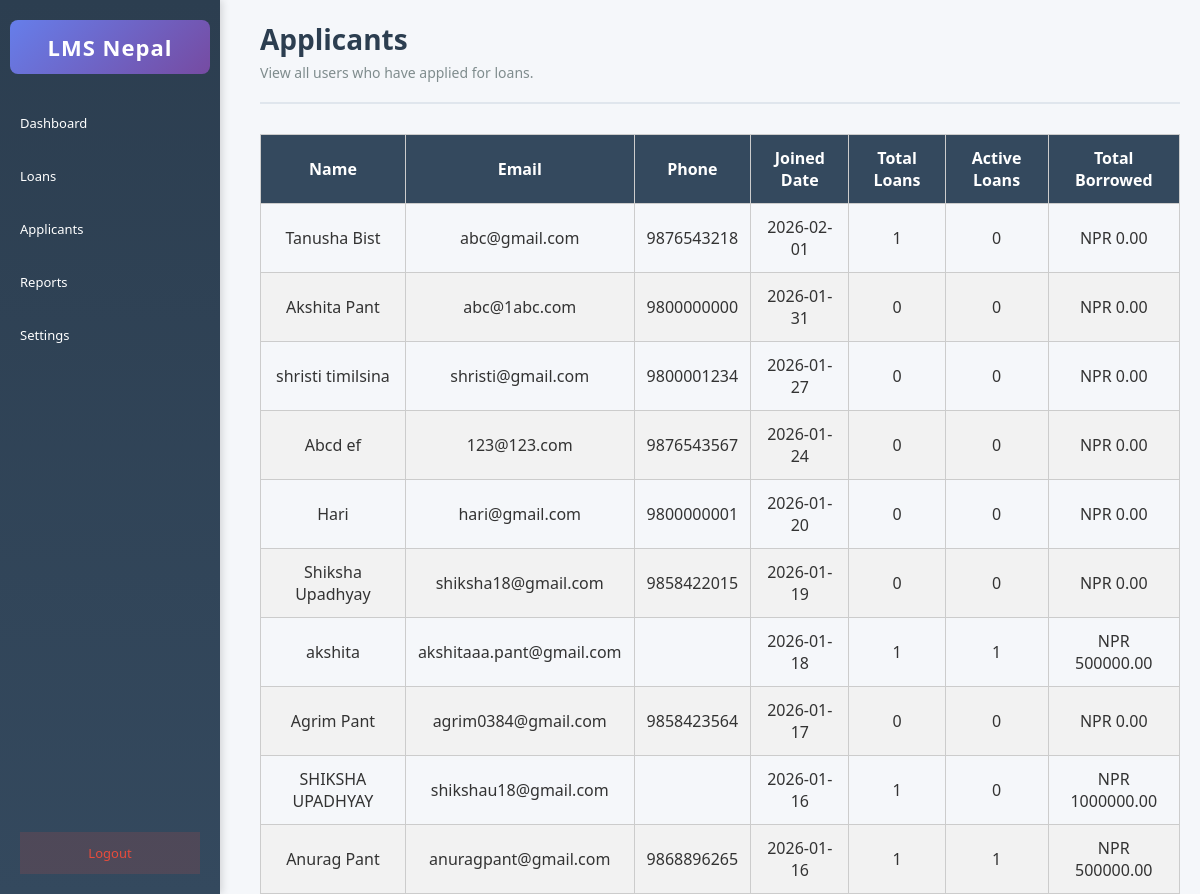
/applicants/ (signed in), run on the app's committed database.
### core/models.py (models this page shows, shortened)
class Member(models.Model):
    user = models.OneToOneField(User, on_delete=models.CASCADE)
    phone = models.CharField(max_length=15)
    address = models.TextField()
    dob = models.DateField(null=True, blank=True)
    occupation = models.CharField(max_length=100, blank=True)
    monthly_income = models.DecimalField(max_digits=10, decimal_places=2, null=True, blank=True)
    joined_date = models.DateField(auto_now_add=True)

### core/views.py (the view)
# urls.py: path('applicants/', views.admin_applicants, name='admin_applicants'),
@login_required
def admin_applicants(request):
    if not request.user.is_staff:
        return redirect('login')
    members = Member.objects.all().order_by('-joined_date')
    member_data = []
    for member in members:
        total_loans = Loan.objects.filter(member=member).count()
        active_loans = Loan.objects.filter(member=member, status='approved').count()
        total_borrowed = Loan.objects.filter(
            member=member,
            status__in=['approved', 'closed']
        ).aggregate(total=Sum('amount'))['total'] or 0
        member_data.append({
            'member': member,
            'total_loans': total_loans,
            'active_loans': active_loans,
            'total_borrowed': total_borrowed,
        })
    context = {
        'member_data': member_data,
    }
    return render(request, 'core/admin_applicants.html', context)

### core/templates/core/admin_applicants.html (shortened to what this page needs)
{% load static %}
<link rel="stylesheet" href="{% static 'core/dashboard.css' %}">
<!DOCTYPE html>
<html lang="en">
<head>
</head>
<body>
  <aside class="sidebar">
    <div class="logo">LMS Nepal</div>
    <ul>
      <li><a href="{% url 'admin_dashboard' %}">Dashboard</a></li>
      <li><a href="{% url 'admin_loans' %}">Loans</a></li>
      <li><a href="{% url 'admin_applicants' %}">Applicants</a></li>
      <li><a href="{% url 'admin_reports' %}">Reports</a></li>
      <li><a href="{% url 'admin_settings' %}">Settings</a></li>
      <li><a href="{% url 'logout' %}" class="logout-btn">Logout</a></li>
    </ul>
  </aside>
  <main class="main-content">
    <header class="header">
      <h1>Applicants</h1>
      <p>View all users who have applied for loans.</p>
    </header>
    {% if member_data %}
    <table class="data-table">
      <thead>
        <tr>
          <th>Name</th>
          <th>Email</th>
          <th>Phone</th>
          <th>Joined Date</th>
          <th>Total Loans</th>
          <th>Active Loans</th>
          <th>Total Borrowed</th>
        </tr>
      </thead>
      <tbody>
        {% for item in member_data %}
        <tr>
          <td>{{ item.member.user.get_full_name|default:item.member.user.username }}</td>
          <td>{{ item.member.user.email }}</td>
          <td>{{ item.member.phone }}</td>
          <td>{{ item.member.joined_date|date:"Y-m-d" }}</td>
          <td>{{ item.total_loans }}</td>
          <td>{{ item.active_loans }}</td>
          <td>NPR {{ item.total_borrowed|floatformat:2 }}</td>
        </tr>
        {% endfor %}
      </tbody>
    </table>
    {% else %}
    <div class="no-data">
      <p>No applicants found.</p>
    </div>
    {% endif %}
  </main>
</body>
</html>

### core/static/core/dashboard.css (style rules this page uses)
* { margin: 0; padding: 0; box-sizing: border-box; }
body { margin: 0; padding: 0; font-family: 'Segoe UI', Tahoma, Geneva, Verdana, sans-serif; background-color: #f5f7fa; color: #333; }
.sidebar { width: 220px; position: fixed; top: 0; left: 0; height: 100%; background: linear-gradient(180deg, #2c3e50 0%, #34495e 100%); color: white; padding-top: 20px; z-index: 1000; box-shadow: 2px 0 8px rgba(0,0,0,0.15); }
.sidebar .logo { font-size: 20px; text-align: center; margin-bottom: 35px; font-weight: 800; color: #fff; letter-spacing: 1px; background: linear-gradient(135deg, #667eea, #764ba2); padding: 12px; border-radius: 8px; margin-left: 10px; margin-right: 10px; }
.sidebar ul { list-style: none; padding: 0; margin: 0; }
.sidebar ul li { margin-bottom: 0; }
.sidebar ul li a { color: #bdc3c7; text-decoration: none; padding: 12px 20px; display: block; transition: all 0.3s; font-size: 13px; font-weight: 500; }
.logout-btn { color: #e74c3c !important; position: absolute; bottom: 20px; width: calc(100% - 40px); padding: 12px 20px !important; border-radius: 0; text-align: center; background: rgba(231, 76, 60, 0.15) !important; margin: 0 20px; }
.main-content { margin-left: 240px; padding: 30px 40px; min-height: 100vh; }
.header { margin-bottom: 30px; padding-bottom: 20px; border-bottom: 2px solid #e0e6ed; }
.header h1 { margin-bottom: 5px; color: #2c3e50; font-size: 28px; font-weight: 800; }
.header p { color: #7f8c8d; font-size: 14px; margin: 0; }

### core/templates/core/admin_applicants.html (style rules this page uses)
* { margin: 0; padding: 0; box-sizing: border-box; font-family: 'Segoe UI', Tahoma, Geneva, Verdana, sans-serif; }
body { display: flex; background: #f5f7fa; min-height: 100vh; }
.sidebar { width: 220px; position: fixed; top: 0; left: 0; height: 100%; background-color: #2c3e50; color: white; padding-top: 20px; }
.sidebar .logo { font-size: 22px; text-align: center; margin-bottom: 30px; font-weight: bold; }
.sidebar ul { list-style: none; padding: 0; }
.sidebar ul li { margin-bottom: 15px; }
.sidebar ul li a { color: white; text-decoration: none; padding: 10px 20px; display: block; }
.logout-btn { color: #e74c3c !important; }
.main-content { margin-left: 240px; padding: 20px; }
.data-table { width: 100%; border-collapse: collapse; margin-top: 20px; }
.data-table th, .data-table td { border: 1px solid #ccc; padding: 12px; text-align: center; }
.data-table th { background-color: #34495e; color: white; }
.data-table tr:nth-child(even) { background-color: #f2f2f2; }

### data on the page
Member: member.user.get_full_name "Tanusha Bist", member.user.email "abc@gmail.com", member.phone "9876543218", member.joined_date "2026-02-01", total_loans "1", active_loans "0", total_borrowed "0.00"
Member: member.user.get_full_name "Akshita Pant", member.user.email "abc@1abc.com", member.phone "9800000000", member.joined_date "2026-01-31", total_loans "0", active_loans "0", total_borrowed "0.00"
Member: member.user.get_full_name "shristi timilsina", member.user.email "shristi@gmail.com", member.phone "9800001234", member.joined_date "2026-01-27", total_loans "0", active_loans "0", total_borrowed "0.00"
Member: member.user.get_full_name "Abcd ef", member.user.email "123@123.com", member.phone "9876543567", member.joined_date "2026-01-24", total_loans "0", active_loans "0", total_borrowed "0.00"
Member: member.user.get_full_name "Hari", member.user.email "hari@gmail.com", member.phone "9800000001", member.joined_date "2026-01-20", total_loans "0", active_loans "0", total_borrowed "0.00"
Member: member.user.get_full_name "Shiksha Upadhyay", member.user.email "shiksha18@gmail.com", member.phone "9858422015", member.joined_date "2026-01-19", total_loans "0", active_loans "0", total_borrowed "0.00"
Member: member.user.get_full_name "akshita", member.user.email "akshitaaa.pant@gmail.com", member.joined_date "2026-01-18", total_loans "1", active_loans "1", total_borrowed "500000.00"
Member: member.user.get_full_name "Agrim Pant", member.user.email "agrim0384@gmail.com", member.phone "9858423564", member.joined_date "2026-01-17", total_loans "0", active_loans "0", total_borrowed "0.00"
Member: member.user.get_full_name "SHIKSHA UPADHYAY", member.user.email "shikshau18@gmail.com", member.joined_date "2026-01-16", total_loans "1", active_loans "0", total_borrowed "1000000.00"
Member: member.user.get_full_name "Anurag Pant", member.user.email "anuragpant@gmail.com", member.phone "9868896265", member.joined_date "2026-01-16", total_loans "1", active_loans "1", total_borrowed "500000.00"
